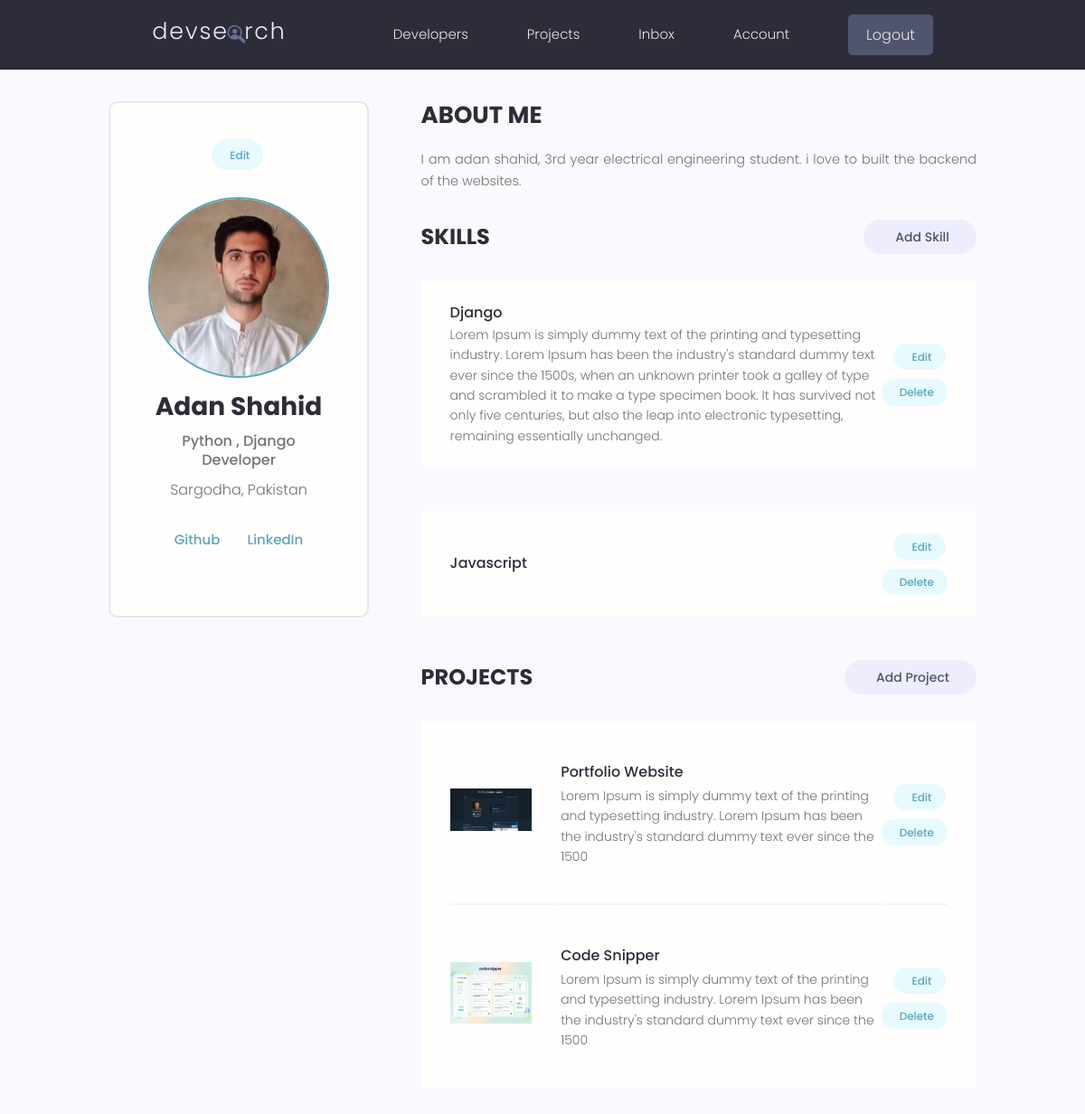
/account/ (signed in), run on an earlier commit of the app's database.
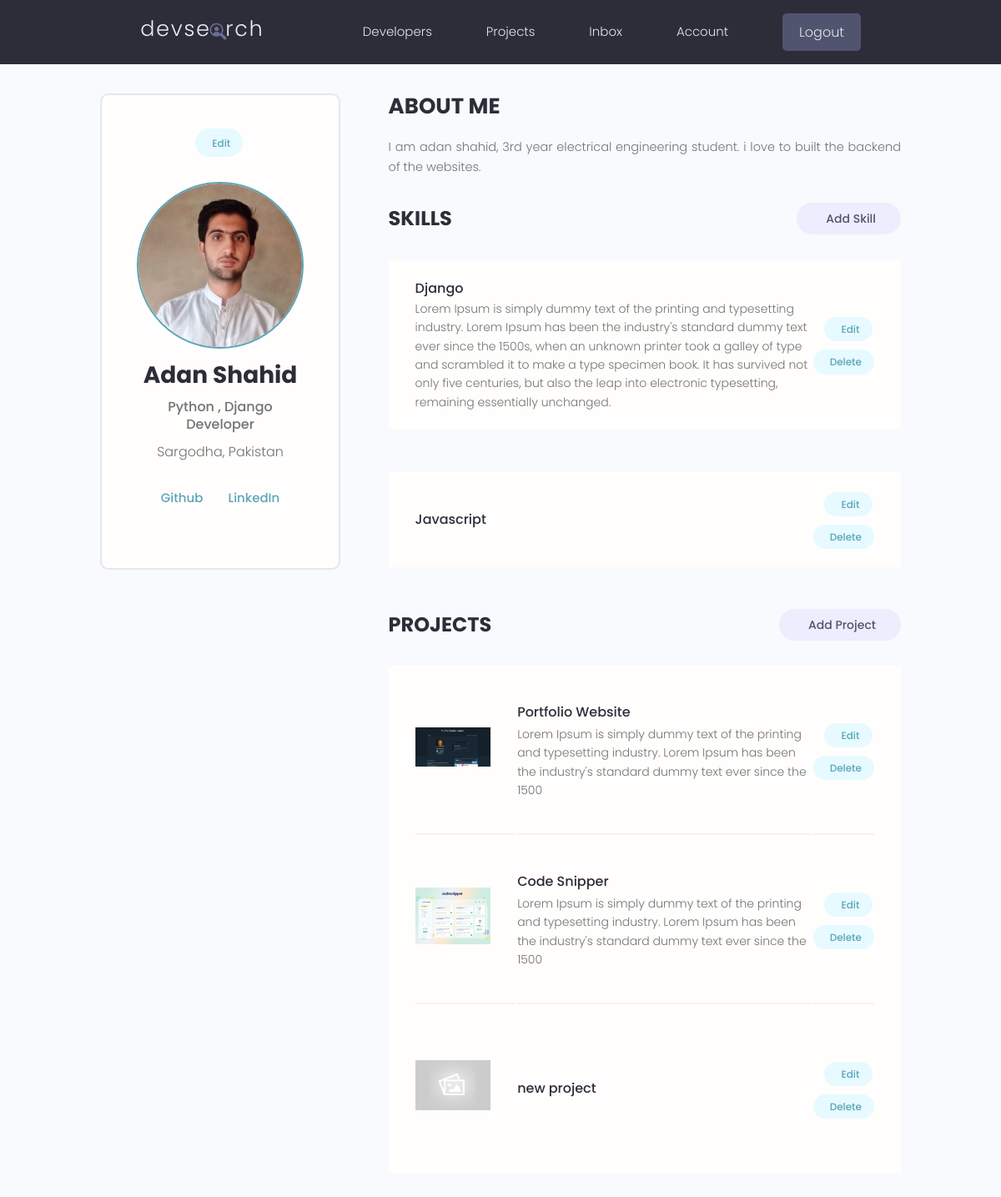
And on a later commit of the database.
### users/models.py (models this page shows, shortened)
class Skill(models.Model):
    owner = models.ForeignKey(Profile, on_delete=models.CASCADE, null=True)
    name = models.CharField(max_length=200, blank=True, null=True)
    description = models.TextField(blank=True, null=True)
    created = models.DateTimeField(auto_now_add=True)
    id = models.UUIDField(default=uuid.uuid4, unique=True, primary_key=True, editable=False)

### myapp/models.py (models this page shows, shortened)
class Project(models.Model):
    owner = models.ForeignKey(Profile,null = True, blank=True,
                               on_delete=models.SET_NULL )
    title = models.CharField(max_length=200)
    description = models.TextField(null = True, blank=True)
    featured_image = models.ImageField(null=True, blank= True, default='default.jpg')
    demo_link = models.CharField(max_length=2000, null=True, blank= True)
    source_link = models.CharField(max_length=2000, null=True, blank= True)
    tags = models.ManyToManyField('Tag',blank=True)
    vote_total = models.IntegerField(default=0, null=True, blank=True)
    vote_ratio = models.IntegerField(default=0, null=True, blank=True)
    created = models.DateTimeField(auto_now_add=True)
    id = models.UUIDField(default=uuid.uuid4, unique=True, primary_key=True, editable=False)

### users/views.py (the view)
# urls.py: path('account/', views.userAccount, name="account"),
@login_required(login_url='login')
def userAccount(request):
    profile = request.user.profile # If you are not logged in, you will not be able to open this page.
    skills = profile.skill_set.all()
    projects = profile.project_set.all()
    context = {'profile':profile, 'skills':skills, 'projects':projects}
    return render(request, 'users/account.html', context)

### users/templates/users/account.html (shortened to what this page needs)
{% extends 'main.html' %}
{% load static %}
{% block content1 %}
  <main class="settingsPage profile my-md">
    <div class="container">
      <div class="layout">
        <div class="column column--1of3">
          <div class="card text-center">
            <div class="card__body dev">
              <a class="tag tag--pill tag--main settings__btn" href="{% url 'edit-account' %}"> Edit</a>
              <img class="avatar avatar--xl dev__avatar" src="{% static 'img/profiles/IMG_20240621_205921.jpg' %}" />
              <h2 class="dev__name">{{profile.name}}</h2>
              <p class="dev__title">{{profile.short_intro}}</p>
              <p class="dev__location">{{profile.location}}</p>
              <ul class="dev__social">
                {% if profile.social_github %}
                <li>
                  <a title="Github" href="{{profile.social_github}}" target="_blank">Github</a>
                </li>
                {% endif %}
                {% if profile.social_linkedin %}
                <li>
                  <a title="LinkedIn" href="{{profile.social_linkedin}}" target="_blank">LinkedIn</a>
                </li>
                {% endif %}
              </ul>
            </div>
          </div>
        </div>
        <div class="column column--2of3">
          <div class="devInfo">
            <h3 class="devInfo__title">About Me</h3>
            <p class="devInfo__about">{{profile.bio}}</p>
          </div>
          <div class="settings">
            <h3 class="settings__title">Skills</h3>
            <a class="tag tag--pill tag--sub settings__btn tag--lg" href="#"> Add Skill</a>
          </div>
          {% for skill in skills %}
          <table class="settings__table">
            <tr>
              <td class="settings__tableInfo">
                <h4>{{skill.name}}</h4>
                <p>
                  {{skill.description}}
                </p>
              </td>
              <td class="settings__tableActions">
                <a class="tag tag--pill tag--main settings__btn" href="#"> Edit</a>
                <a class="tag tag--pill tag--main settings__btn" href="#">
                  Delete</a>
              </td>
            </tr>
            {% endfor %}
          </table>
          <div class="settings">
            <h3 class="settings__title">Projects</h3>
            <a class="tag tag--pill tag--sub settings__btn tag--lg" href="{% url 'create_form' %}"> Add Project</a>
          </div>
          <table class="settings__table">
            {% for project in projects %}
            <tr>
              <td class="settings__thumbnail">
                <a href="{% url 'project' project.id %}"><img src="{{project.featured_image.url}}" alt="Project Thumbnail" /></a>
              </td>
              <td class="settings__tableInfo">
                <a href="{% url 'project' project.id %}">{{project.title}}</a>
                <p>
                  {{project.description|slice:"150"}}
                </p>
              </td>
              <td class="settings__tableActions">
                <a class="tag tag--pill tag--main settings__btn" href="{% url 'update-form' project.id %}"> Edit</a>
                <a class="tag tag--pill tag--main settings__btn" href="{% url 'delete-form' project.id %}">
                  Delete</a>
              </td>
            </tr>
            {% endfor %}
          </table>
        </div>
      </div>
    </div>
  </main>
  {% endblock content1 %}

What changed in the data, as far as the page shows it:
added Project: featured_image (placeholder picture), title "new project"
